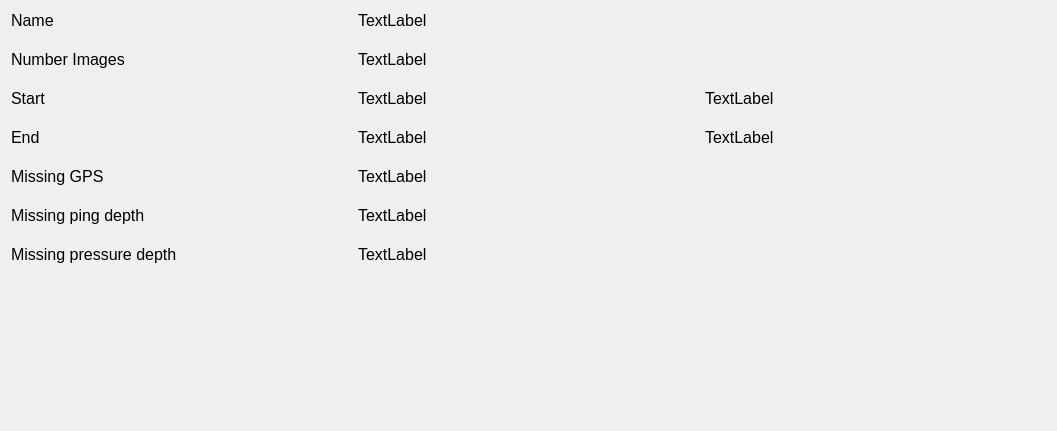
<?xml version="1.0" encoding="UTF-8"?>
<ui version="4.0">
 <class>Form</class>
 <widget class="QWidget" name="Form">
  <property name="geometry">
   <rect>
    <x>0</x>
    <y>0</y>
    <width>1057</width>
    <height>431</height>
   </rect>
  </property>
  <property name="windowTitle">
   <string>Form</string>
  </property>
  <layout class="QGridLayout" name="gridLayout">
   <property name="verticalSpacing">
    <number>20</number>
   </property>
   <item row="7" column="0">
    <spacer name="verticalSpacer">
     <property name="orientation">
      <enum>Qt::Vertical</enum>
     </property>
     <property name="sizeHint" stdset="0">
      <size>
       <width>20</width>
       <height>40</height>
      </size>
     </property>
    </spacer>
   </item>
   <item row="4" column="0">
    <widget class="QLabel" name="label_2">
     <property name="font">
      <font>
       <pointsize>12</pointsize>
      </font>
     </property>
     <property name="text">
      <string>Missing GPS</string>
     </property>
    </widget>
   </item>
   <item row="3" column="2">
    <widget class="QLabel" name="lb_end_waypoint">
     <property name="sizePolicy">
      <sizepolicy hsizetype="Preferred" vsizetype="Fixed">
       <horstretch>0</horstretch>
       <verstretch>0</verstretch>
      </sizepolicy>
     </property>
     <property name="font">
      <font>
       <pointsize>12</pointsize>
      </font>
     </property>
     <property name="text">
      <string>TextLabel</string>
     </property>
    </widget>
   </item>
   <item row="2" column="0">
    <widget class="QLabel" name="label_12">
     <property name="sizePolicy">
      <sizepolicy hsizetype="Preferred" vsizetype="Fixed">
       <horstretch>0</horstretch>
       <verstretch>0</verstretch>
      </sizepolicy>
     </property>
     <property name="font">
      <font>
       <pointsize>12</pointsize>
      </font>
     </property>
     <property name="text">
      <string>Start</string>
     </property>
    </widget>
   </item>
   <item row="0" column="1">
    <widget class="QLabel" name="lb_sequence_name">
     <property name="sizePolicy">
      <sizepolicy hsizetype="Preferred" vsizetype="Fixed">
       <horstretch>0</horstretch>
       <verstretch>0</verstretch>
      </sizepolicy>
     </property>
     <property name="font">
      <font>
       <pointsize>12</pointsize>
      </font>
     </property>
     <property name="text">
      <string>TextLabel</string>
     </property>
    </widget>
   </item>
   <item row="0" column="0">
    <widget class="QLabel" name="label">
     <property name="sizePolicy">
      <sizepolicy hsizetype="Preferred" vsizetype="Fixed">
       <horstretch>0</horstretch>
       <verstretch>0</verstretch>
      </sizepolicy>
     </property>
     <property name="font">
      <font>
       <pointsize>12</pointsize>
      </font>
     </property>
     <property name="text">
      <string>Name</string>
     </property>
    </widget>
   </item>
   <item row="2" column="2">
    <widget class="QLabel" name="lb_start_waypoint">
     <property name="sizePolicy">
      <sizepolicy hsizetype="Preferred" vsizetype="Fixed">
       <horstretch>0</horstretch>
       <verstretch>0</verstretch>
      </sizepolicy>
     </property>
     <property name="font">
      <font>
       <pointsize>12</pointsize>
      </font>
     </property>
     <property name="text">
      <string>TextLabel</string>
     </property>
    </widget>
   </item>
   <item row="2" column="1">
    <widget class="QLabel" name="lb_start_time">
     <property name="sizePolicy">
      <sizepolicy hsizetype="Preferred" vsizetype="Fixed">
       <horstretch>0</horstretch>
       <verstretch>0</verstretch>
      </sizepolicy>
     </property>
     <property name="font">
      <font>
       <pointsize>12</pointsize>
      </font>
     </property>
     <property name="text">
      <string>TextLabel</string>
     </property>
    </widget>
   </item>
   <item row="3" column="0">
    <widget class="QLabel" name="label_14">
     <property name="sizePolicy">
      <sizepolicy hsizetype="Preferred" vsizetype="Fixed">
       <horstretch>0</horstretch>
       <verstretch>0</verstretch>
      </sizepolicy>
     </property>
     <property name="font">
      <font>
       <pointsize>12</pointsize>
      </font>
     </property>
     <property name="text">
      <string>End</string>
     </property>
    </widget>
   </item>
   <item row="1" column="1">
    <widget class="QLabel" name="lb_number_images">
     <property name="sizePolicy">
      <sizepolicy hsizetype="Preferred" vsizetype="Fixed">
       <horstretch>0</horstretch>
       <verstretch>0</verstretch>
      </sizepolicy>
     </property>
     <property name="font">
      <font>
       <pointsize>12</pointsize>
      </font>
     </property>
     <property name="text">
      <string>TextLabel</string>
     </property>
    </widget>
   </item>
   <item row="3" column="1">
    <widget class="QLabel" name="lb_end_time">
     <property name="sizePolicy">
      <sizepolicy hsizetype="Preferred" vsizetype="Fixed">
       <horstretch>0</horstretch>
       <verstretch>0</verstretch>
      </sizepolicy>
     </property>
     <property name="font">
      <font>
       <pointsize>12</pointsize>
      </font>
     </property>
     <property name="text">
      <string>TextLabel</string>
     </property>
    </widget>
   </item>
   <item row="4" column="1">
    <widget class="QLabel" name="lbl_missing_gps">
     <property name="font">
      <font>
       <pointsize>12</pointsize>
      </font>
     </property>
     <property name="text">
      <string>TextLabel</string>
     </property>
    </widget>
   </item>
   <item row="1" column="0">
    <widget class="QLabel" name="label_11">
     <property name="sizePolicy">
      <sizepolicy hsizetype="Preferred" vsizetype="Fixed">
       <horstretch>0</horstretch>
       <verstretch>0</verstretch>
      </sizepolicy>
     </property>
     <property name="font">
      <font>
       <pointsize>12</pointsize>
      </font>
     </property>
     <property name="text">
      <string>Number Images</string>
     </property>
    </widget>
   </item>
   <item row="5" column="0">
    <widget class="QLabel" name="label_3">
     <property name="font">
      <font>
       <pointsize>12</pointsize>
      </font>
     </property>
     <property name="text">
      <string>Missing ping depth</string>
     </property>
    </widget>
   </item>
   <item row="6" column="0">
    <widget class="QLabel" name="label_4">
     <property name="font">
      <font>
       <pointsize>12</pointsize>
      </font>
     </property>
     <property name="text">
      <string>Missing pressure depth</string>
     </property>
    </widget>
   </item>
   <item row="5" column="1">
    <widget class="QLabel" name="lbl_missing_ping">
     <property name="font">
      <font>
       <pointsize>12</pointsize>
      </font>
     </property>
     <property name="text">
      <string>TextLabel</string>
     </property>
    </widget>
   </item>
   <item row="6" column="1">
    <widget class="QLabel" name="lbl_missing_pressure">
     <property name="font">
      <font>
       <pointsize>12</pointsize>
      </font>
     </property>
     <property name="text">
      <string>TextLabel</string>
     </property>
    </widget>
   </item>
  </layout>
 </widget>
 <resources/>
 <connections/>
</ui>
